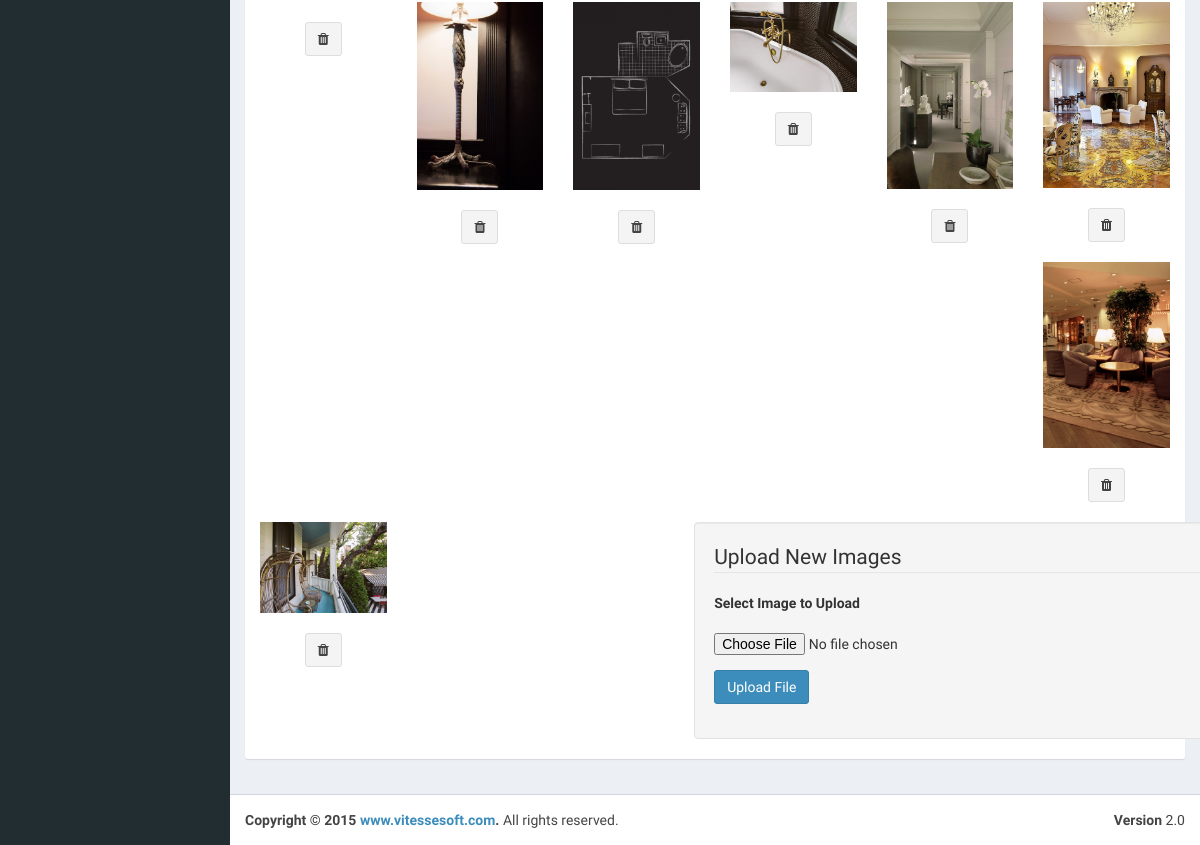
The app's page /index.php/admin/room_images (lower part), older data.
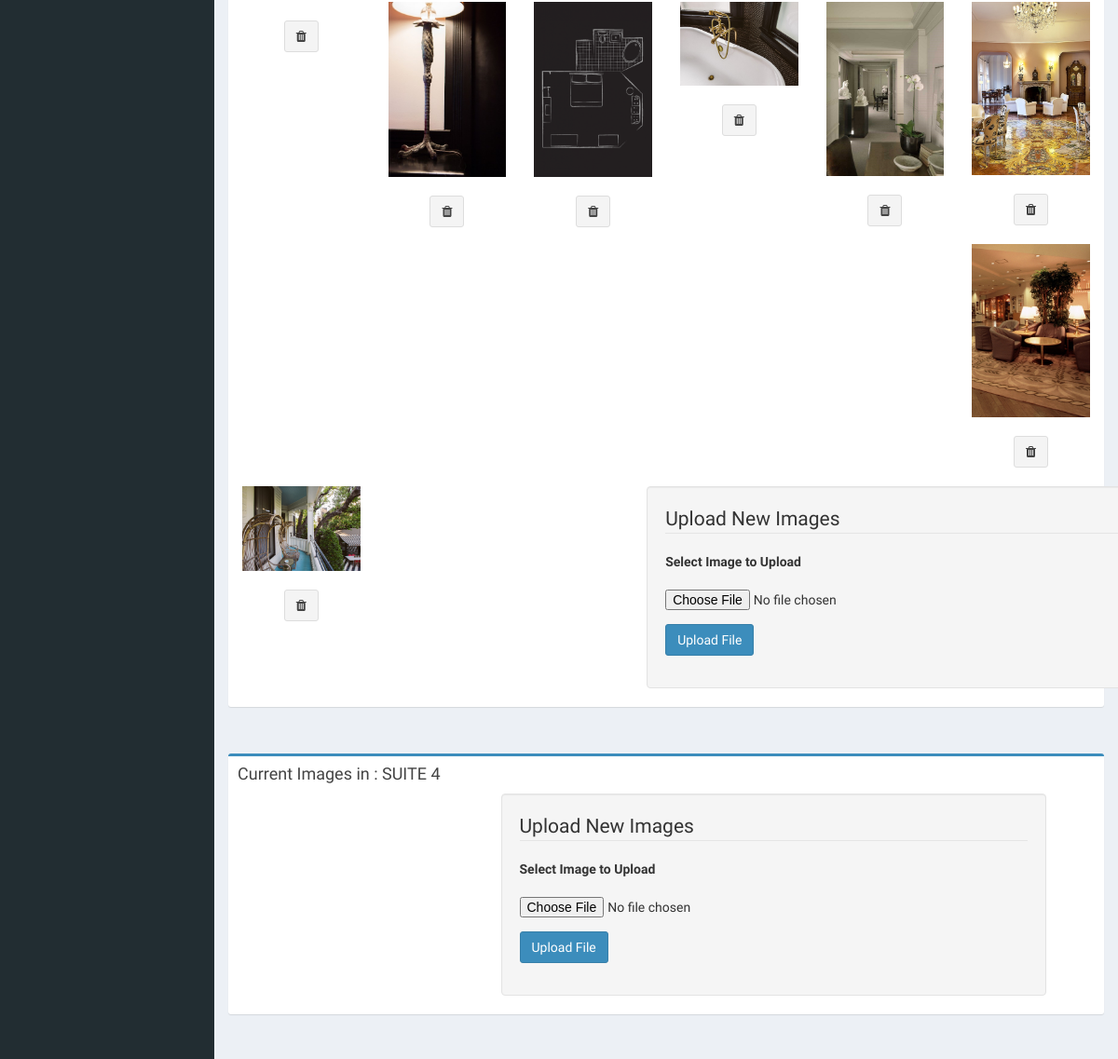
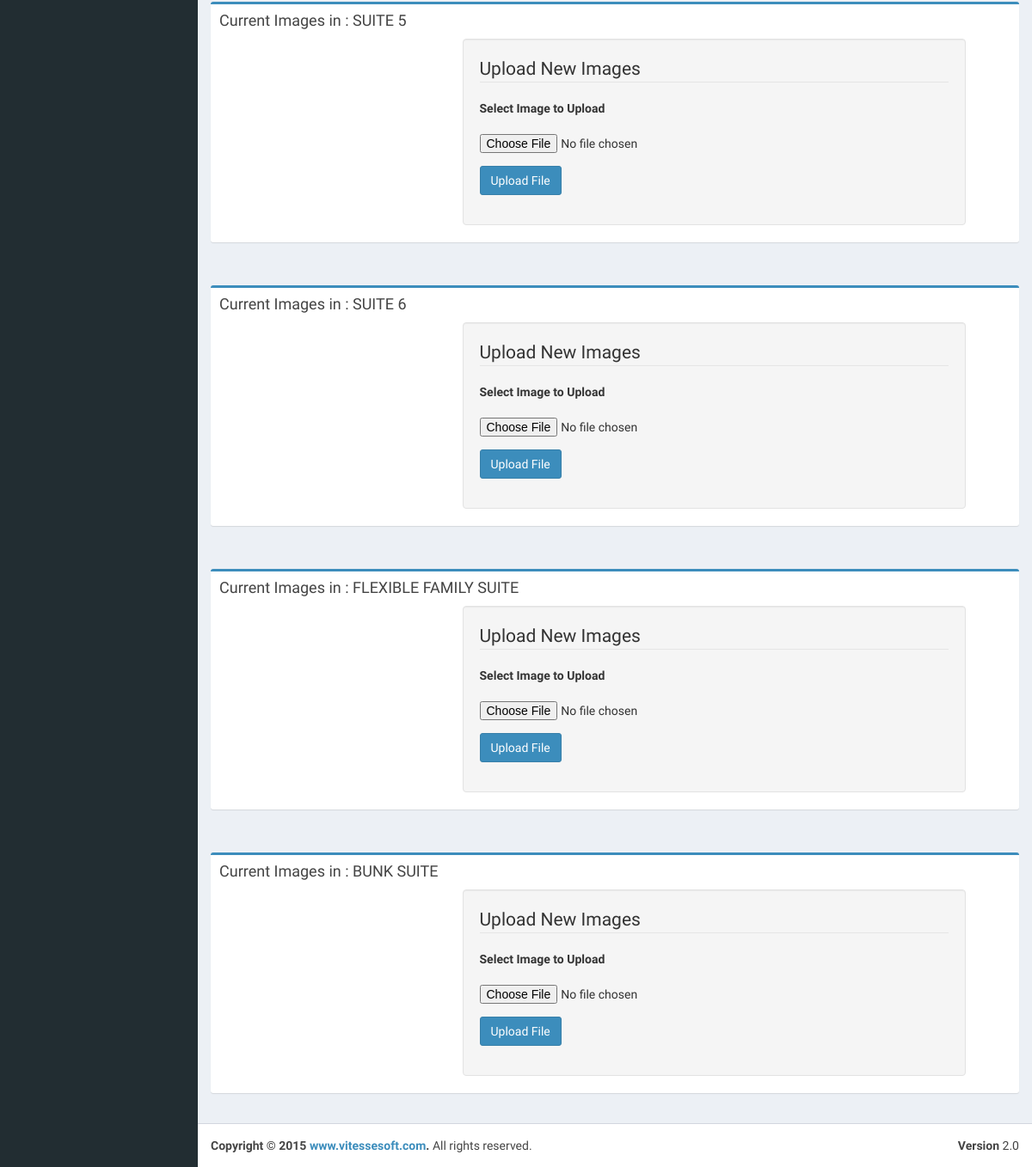
The same page, newer data (2 pictures, top to bottom).
### tables this page shows
CREATE TABLE IF NOT EXISTS `room_img_urls` (
  `ril_id` int(11) NOT NULL AUTO_INCREMENT,
  `rm_id` int(11) NOT NULL,
  `img_type` varchar(20) NOT NULL,
  `ril_img_url` varchar(500) NOT NULL,
  `style_col` varchar(11) NOT NULL,
  `class` varchar(50) NOT NULL,
  PRIMARY KEY (`ril_id`,`rm_id`)
);

CREATE TABLE IF NOT EXISTS `rooms` (
  `rm_id` int(11) NOT NULL AUTO_INCREMENT,
  `rm_name` varchar(200) NOT NULL,
  `rm_comments` varchar(1000) NOT NULL,
  `rm_cover_img` varchar(500) NOT NULL,
  `rm_available` int(2) NOT NULL,
  `max_no_of_guest` int(11) NOT NULL,
  `rm_detail` varchar(1000) NOT NULL,
  `rm_addtional_details` varchar(1000) NOT NULL,
  `rm_amount` double(10,2) NOT NULL,
  `rm_discount_amount` double(10,2) NOT NULL,
  PRIMARY KEY (`rm_id`)
);

### application/controllers/Admin.php (called while the page is built, shortened)
<?php
class Admin extends CI_Controller {
    function __construct() {
        $this->load->helper(array('form', 'url'));
    }
    public function room_images() {
        $this->load->model('imagemodel');
        $room['images'] = $this->imagemodel->getAllRoomImages();
        $room['details'] = $this->imagemodel->getAllRoomDetails();
        $this->load->view('admin_room_img', $room);
    }
}

### index.php (called while the page is built, shortened)
<?php
require_once BASEPATH.'core/CodeIgniter.php';

### application/models/imagemodel.php (called while the page is built, shortened)
<?php
class imagemodel extends CI_Model {
    function getAllRoomImages() {
        $query = $this->db->get('room_img_urls');
        if ($query->num_rows() > 0) {
            return $query->result();
        }
    }
    function getAllRoomDetails() {
        $query = $this->db->get('rooms');
        if ($query->num_rows() > 0) {
            return $query->result();
        }
    }
}
?>

### application/views/admin_room_img.php (the view, shortened to what this page needs)
<!DOCTYPE html>
<html>
    <head>
        <link href="<?php echo base_url(); ?>resoures/admin/bootstrap/css/bootstrap.min.css" rel="stylesheet" type="text/css" />
        <link href="https://maxcdn.bootstrapcdn.com/font-awesome/4.3.0/css/font-awesome.min.css" rel="stylesheet" type="text/css" />
        <link href="https://code.ionicframework.com/ionicons/2.0.1/css/ionicons.min.css" rel="stylesheet" type="text/css" />
        <link href="<?php echo base_url(); ?>resoures/admin/dist/css/AdminLTE.min.css" rel="stylesheet" type="text/css" />
        <link href="<?php echo base_url(); ?>resoures/admin/dist/css/skins/_all-skins.min.css" rel="stylesheet" type="text/css" />
    </head>
    <body class="skin-blue sidebar-mini">
        <div class="wrapper">
            <?php include_once './resoures/admin/imports/admin_temp_nav.php'; ?>
            <div class="content-wrapper">
                <?php
                if (!empty($details)) {
                    $image_no = 0;
                    foreach ($details as $room_detail) {
                        $image_no++;
                        echo "<section class='content'><div class='row'><div class='col-md-12'><div class='box box-primary'><div class='box-header'>";
                        echo "<h2 class='box-title'>Current Images in : " . $room_detail->rm_name . "</h2></div>";
                        if (!empty($images)) {
                            foreach ($images as $home) {
                                if ($home->rm_id == $image_no) {
                                    echo "<div class='col-lg-2 col-md-4 col-xs-6 thumb'>";
                                    echo "<img class='img-responsive' src='" . base_url() . $home->ril_img_url . "' alt=''><br>";
                                    echo "<center><a href='" . base_url() . "/index.php/image/delete/" . $home->ril_id . "'><button type='button' class='btn btn-default'><i class='fa fa-trash'></i></button></a></center>";
                                    echo "<br></div>";
                                }
                            }
                        }
                        echo "<div class='container'><div class='row'><div class='col-md-6 col-md-offset-3 well'>";
                        echo "<legend>Upload New Images</legend>" . form_open_multipart('image/upload');
                        echo "<fieldset><div class='form-group'><div class='row'><div class='col-md-12'><label for='filename' class='control-label'>Select Image to Upload</label></div></div></div>";
                        echo "<div class = 'form-group'><div class = 'row'><div class = 'col-md-12'>";
                        echo "<input type = 'file' name = 'filename' size = '20' />";
                        echo "<span class = 'text-danger'>";
                        echo "</span></div></div></div>";
                        echo "<div class='form-group'><div class='row'><div class='col-md-12'><input type='submit' value='Upload File' class='btn btn-primary'/></div></div></div></fieldset>";
                        echo "</div></div></div></div></div></div></section>";
                    }
                }
                ?>
            </div>
                <?php include_once './resoures/admin/imports/admin_temp_footer.php'; ?>
        </div>
    </body>
</html>

### resoures/admin/imports/admin_temp_nav.php (shortened to what this page needs)
<aside class="main-sidebar">
</aside>

### resoures/admin/imports/admin_temp_footer.php
<footer class="main-footer">
    <div class="pull-right hidden-xs">
        <b>Version</b> 2.0
    </div>
    <strong>Copyright &copy; 2015 <a href="http://www.vitessesoft.com">www.vitessesoft.com</a>.</strong> All rights reserved.
</footer>

Row changes from the older to the newer data that the page shows:
added rooms: rm_name "SUITE 4"
added rooms: rm_name "SUITE 5"
added rooms: rm_name "SUITE 6"
added rooms: rm_name "FLEXIBLE FAMILY SUITE"
added rooms: rm_name "BUNK SUITE"
